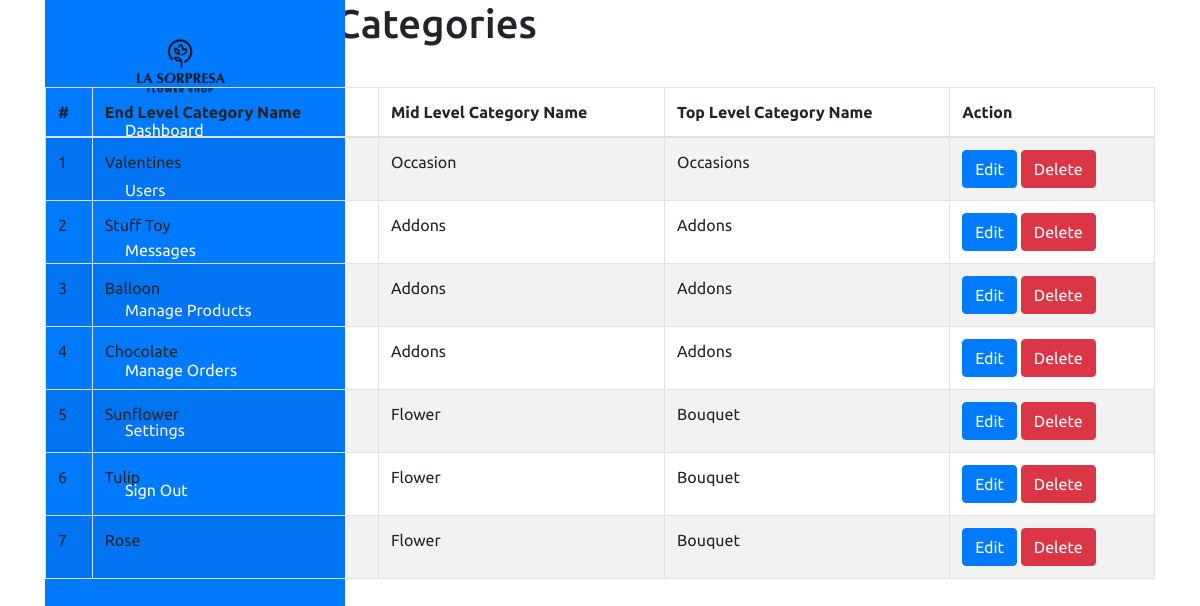
The page /admin/settings/endcategory.php on the database as committed earlier.
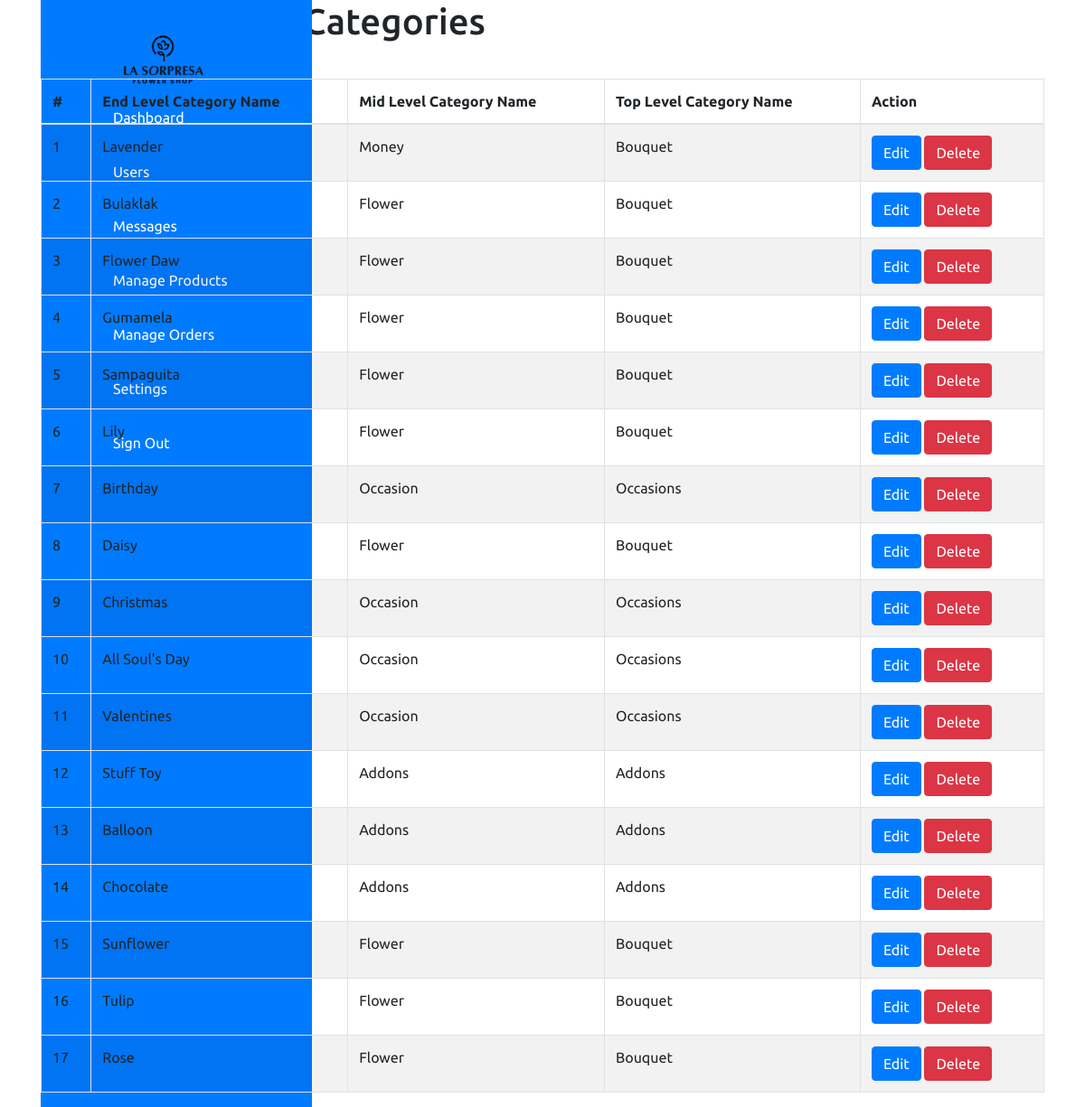
The same page on the database as committed later.
### tables this page shows
CREATE TABLE `end_category` (
  `ecat_id` int(11) NOT NULL,
  `ecat_name` varchar(255) NOT NULL,
  `mcat_id` int(11) NOT NULL
);

CREATE TABLE `mid_category` (
  `mcat_id` int(11) NOT NULL,
  `mcat_name` varchar(255) NOT NULL,
  `tcat_id` int(11) NOT NULL
);

CREATE TABLE `top_category` (
  `tcat_id` int(11) NOT NULL,
  `tcat_name` varchar(255) NOT NULL,
  `show_on_menu` int(1) NOT NULL
);

### admin/settings/endcategory.php (the view, shortened to what this page needs)
<?php require_once('../header.php'); ?>
<body>
    <div class="container">
        <div class="navigation">
            <ul>
                <li>
                    <a href="#">
                        <div class="logo-container">
                            <img src="../images/logo.png" alt="Logo" class="logo" />
                        </div>
                        <span class="title"></span>
                    </a>
                </li>
                <li>
                    <a href="../dashboard.php">
                        <span class="icon">
                        </span>
                        <span class="title">Dashboard</span>
                    </a>
                </li>
                <li>
                    <a href="../users.php">
                        <span class="icon">
                        </span>
                        <span class="title">Users</span>
                    </a>
                </li>
                <li>
                    <a href="#">
                        <span class="icon">
                        </span>
                        <span class="title">Messages</span>
                    </a>
                </li>
                <li>
                    <a href="../product/product.php">
                        <span class="icon">
                        </span>
                        <span class="title">Manage Products</span>
                    </a>
                </li>
                <li>
                    <a href="#">
                        <span class="icon">
                        </span>
                        <span class="title">Manage Orders</span>
                    </a>
                </li>
                <li>
                    <a href="../settings.php">
                        <span class="icon">
                        </span>
                        <span class="title">Settings</span>
                    </a>
                </li>
                <li>
                    <a href="../logout.php">
                        <span class="icon">
                        </span>
                        <span class="title">Sign Out</span>
                    </a>
                </li>
            </ul>
        </div>
<section class="content-header">
	<div class="content-header-left">
		<h1>View End Level Categories</h1>
	</div>
	<div class="content-header-right">
		<a href="endcategory-add.php" class="btn btn-primary btn-sm">Add New</a>
	</div>
</section>
<section class="content">
  <div class="row">
    <div class="col-md-12">
      <div class="box box-info">
        <div class="box-body table-responsive">
          <table id="example1" class="table table-bordered table-hover table-striped">
			<thead>
			    <tr>
			        <th>#</th>
			        <th>End Level Category Name</th>
                    <th>Mid Level Category Name</th>
                    <th>Top Level Category Name</th>
			        <th>Action</th>
			    </tr>
			</thead>
            <tbody>
            	<?php
            	$i=0;
            	$statement = $pdo->prepare("SELECT *
                                    FROM end_category t1
                                    JOIN mid_category t2
                                    ON t1.mcat_id = t2.mcat_id
                                    JOIN top_category t3
                                    ON t2.tcat_id = t3.tcat_id
                                    ORDER BY t1.ecat_id DESC
                                    ");
            	$statement->execute();
            	$result = $statement->fetchAll(PDO::FETCH_ASSOC);
            	foreach ($result as $row) {
            		$i++;
            		?>
					<tr>
	                    <td><?php echo $i; ?></td>
	                    <td><?php echo $row['ecat_name']; ?></td>
                        <td><?php echo $row['mcat_name']; ?></td>
                        <td><?php echo $row['tcat_name']; ?></td>
	                    <td>
	                        <a href="endcategory-edit.php?id=<?php echo $row['ecat_id']; ?>" class="btn btn-primary btn-xs">Edit</a>
	                        <a href="#" class="btn btn-danger btn-xs" data-href="endcategory-delete.php?id=<?php echo $row['ecat_id']; ?>" data-toggle="modal" data-target="#confirm-delete">Delete</a>
	                    </td>
	                </tr>
            		<?php
            	}
            	?>
            </tbody>
          </table>
        </div>
      </div>
</section>

### admin/header.php (shortened to what this page needs)
<!DOCTYPE html>
<html lang="en">
<head>
    <link rel="stylesheet" href="../css/style.css">
    <link href="https://stackpath.bootstrapcdn.com/bootstrap/4.5.2/css/bootstrap.min.css" rel="stylesheet">
    <link href="https://cdn.jsdelivr.net/npm/select2@4.0.13/dist/css/select2.min.css" rel="stylesheet" />
</head>

### css/style.css (style rules this page uses)
* { font-family: "Ubuntu", sans-serif; margin: 0; padding: 0; box-sizing: border-box; }
:root { --blue: #dd91ad; --white: #e9e9e9; --gray: #f5f5f5; --black1: #222; --black2: #999; }
body { min-height: 100vh; overflow-x: hidden; }
.container { position: relative; width: 100%; }
.navigation { position: fixed; width: 300px; height: 100%; background: var(--blue); border-left: 10px solid var(--blue); transition: 0.5s; overflow: hidden; }
.navigation ul { position: absolute; top: 0; left: 0; width: 100%; }
.logo-container { position: absolute; top: 20px; left: 50%; transform: translateX(-70%); z-index: 10; }
.logo { width: 100px; }
.navigation ul li { position: relative; width: 100%; list-style: none; border-top-left-radius: 30px; border-bottom-left-radius: 30px; }
.navigation ul li:nth-child(1) { margin-bottom: 40px; pointer-events: none; }
.navigation ul li a { position: relative; display: block; width: 100%; display: flex; text-decoration: none; color: var(--white); }
.navigation ul li a .icon { position: relative; display: block; min-width: 60px; height: 60px; line-height: 75px; text-align: center; }
.navigation ul li a .title { position: relative; display: block; padding: 0 10px; height: 60px; line-height: 60px; text-align: start; white-space: nowrap; }

Rows that differ between the two databases and show on the page:
added end_category: ecat_name "Lavender", mcat.mcat_name "Money", top_category.tcat_name "Bouquet"
added end_category: ecat_name "Bulaklak", mcat.mcat_name "Flower", top_category.tcat_name "Bouquet"
added end_category: ecat_name "Flower Daw", mcat.mcat_name "Flower", top_category.tcat_name "Bouquet"
added end_category: ecat_name "Gumamela", mcat.mcat_name "Flower", top_category.tcat_name "Bouquet"
added end_category: ecat_name "Sampaguita", mcat.mcat_name "Flower", top_category.tcat_name "Bouquet"
added end_category: ecat_name "Lily", mcat.mcat_name "Flower", top_category.tcat_name "Bouquet"
added end_category: ecat_name "Birthday", mcat.mcat_name "Occasion", top_category.tcat_name "Occasions"
added end_category: ecat_name "Daisy", mcat.mcat_name "Flower", top_category.tcat_name "Bouquet"
added end_category: ecat_name "Christmas", mcat.mcat_name "Occasion", top_category.tcat_name "Occasions"
added end_category: ecat_name "All Soul's Day", mcat.mcat_name "Occasion", top_category.tcat_name "Occasions"
